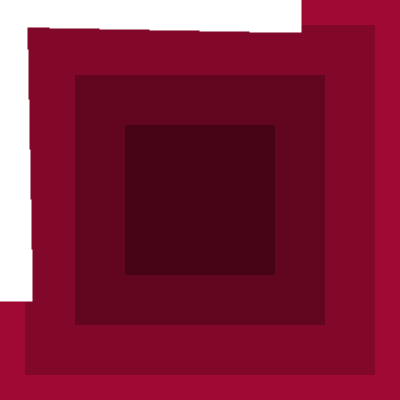
Frame 1 (no input)
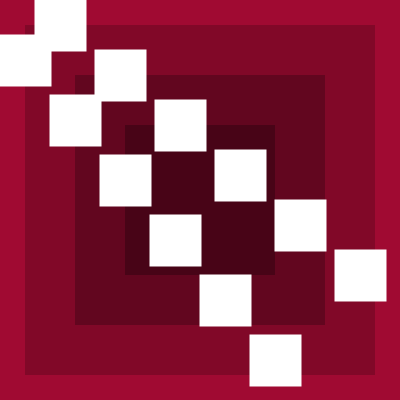
Frame 60 (the mouse pressed at the canvas centre just before this capture)
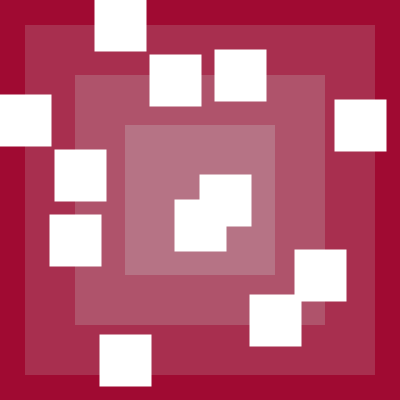
Frame 120 (the mouse held since frame 60 and released just before this capture)

The Processing sketch that drew these frames (run headless with seeded random() and noise(); from frame 60 on, the mouse is pressed at the canvas centre):

// Processing sketch: processing_68762
// ── processing_68762.pde

//Gloriana Gonzalez
//gloriang@andrew.cmu.edu
//Homework #3
//Copyright Gloriana Gonzale, Pittsburgh, August 2012

float x, y, w, h;
color col;
//Setup sets the stage
//Size must be first command

void setup()
{
  size(400, 400);
  smooth();
  x=width*.25;
  y=height*.25;
  w=50;
  h=50;
  col = color(255,255,255);
  //color c1 = color(255, 255, 255);
  //color c2 = color( 255, 255, 255);
  //color c3 = color (255, 255, 255);
  
}

void draw ()
{
  println(frameCount);
  background(160,10,50);
  
//Background

noFill();
noStroke();
rectMode(CENTER);
fill(mouseX, 70);
rect(x*2.0, y*2.0, x*1.5, y*1.5);

fill(mouseX, 60);
rect(x*2.0, y*2.0, x*2.5, y*2.5);

fill(mouseX, 50);
rect(x*2.0, y*2.0, x*3.5, y*3.5);
 
//Moving object properties 
 stroke(255,255,255);
 strokeWeight(2);
 fill(col);
  
//Vertical movement 
  rect(x*.25, frameCount%height, w, h);
  
  rect(x*.75, (2*frameCount)%height, w, h);
  
  rect(x*1.25, (3*frameCount)%height, w, h);
  
  rect(x*1.75, (4*frameCount)%height, w, h);
  
  rect(x*2.25, (5*frameCount)%height, w, h);
  
  rect(x*2.75, (6*frameCount)%height, w, h);

//horizontal movement

 rect(frameCount%width, y*.25, w, h);
  
 rect((2*frameCount)%height,y*.75, w, h);
  
 rect((3*frameCount)%height, y*1.25, w, h);
  
 rect((4*frameCount)%height, y*1.75, w, h);
  
 rect((5*frameCount)%height, y*2.25, w, h);
  
 rect((6*frameCount)%height, y*2.75, w, h);
   
}

//change the size of the ellipse when mouse is clicked

void mouseClicked()
{
  w = random(20,60);
  h = random(20,60);
  col = color(random(255),random(255),random(255));
}
